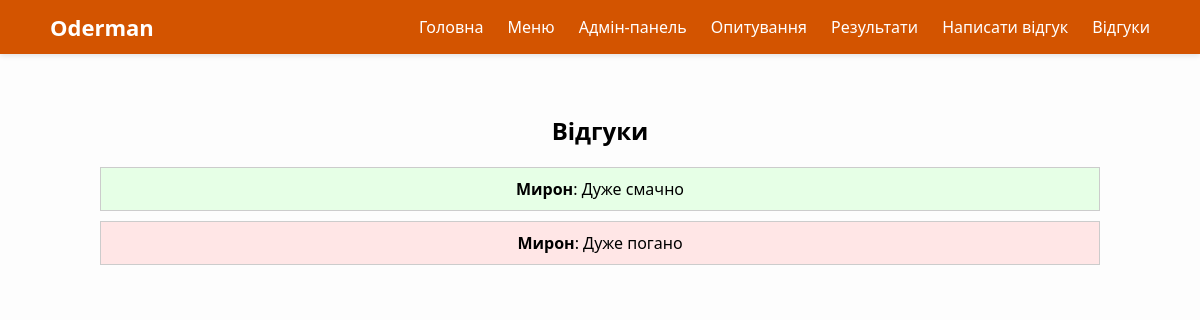
The app's page /reviews with its own data.
### tables this page shows
CREATE TABLE feedbacks (
            id INTEGER PRIMARY KEY AUTOINCREMENT,
            name TEXT NOT NULL,
            rating TEXT NOT NULL,
            comment TEXT NOT NULL
        );

### app.py (the view)
@app.route('/reviews')
def show_feedbacks():
    rows = get_all_feedbacks()
    feedbacks = [{'name': row[0], 'rating': row[1], 'comment': row[2]} for row in rows]
    return render_template('reviews.html', feedbacks=feedbacks)

### app.py (called while the page is built)
def get_all_feedbacks():
    conn = sqlite3.connect('oderman.db')
    cursor = conn.cursor()
    cursor.execute("SELECT name, rating, comment FROM feedbacks")
    feedbacks = cursor.fetchall()
    conn.close()
    return feedbacks

### templates/reviews.html
{% extends 'base.html' %}
{% block content %}
  <h2>Відгуки</h2>
  {% for fb in feedbacks %}
    <div style="border: 1px solid #ccc; padding: 10px; margin-bottom: 10px;
                background-color: {% if fb.rating == 'good' %}#e6ffe6{% else %}#ffe6e6{% endif %};">
      <strong>{{ fb.name }}</strong>: {{ fb.comment }}
    </div>
  {% endfor %}
{% endblock %}

### static/style.css (style rules this page uses)
body { font-family: Arial, sans-serif; background-color: #fffaf0; margin: 0; padding: 0; text-align: center; }
body { margin: 0; font-family: 'Segoe UI', Tahoma, Geneva, Verdana, sans-serif; background-color: #fdfdfd; }

### records on screen
feedbacks: name "Мирон", comment "Дуже смачно"
feedbacks: name "Мирон", comment "Дуже погано"
